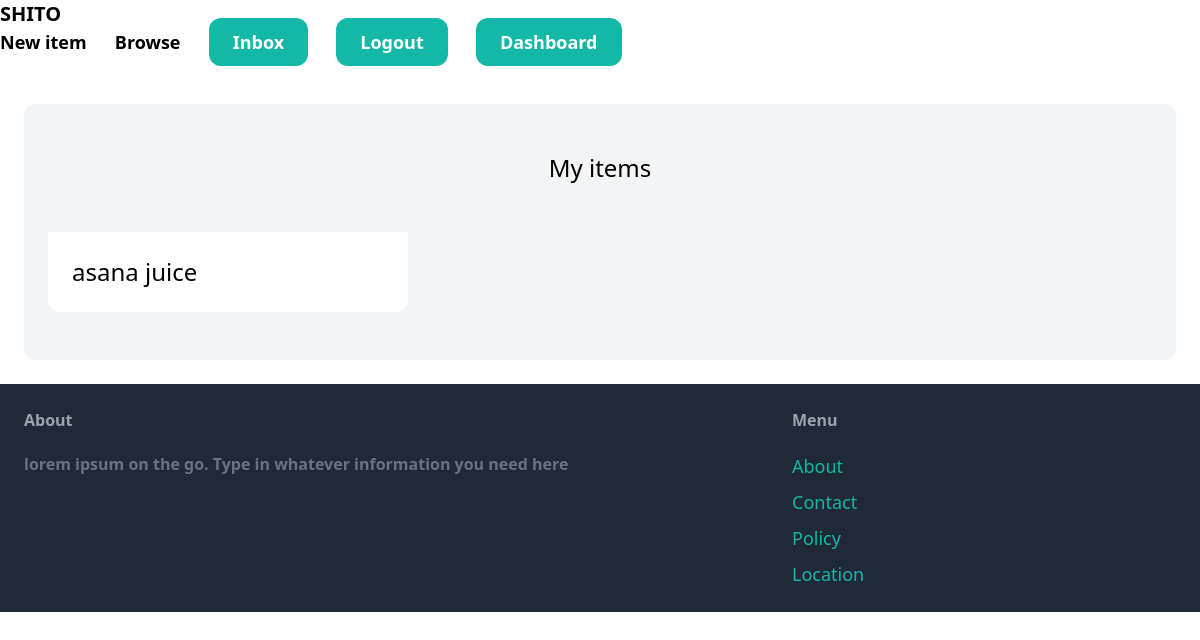
Page /dashboard/ (signed in) on the earlier database version.
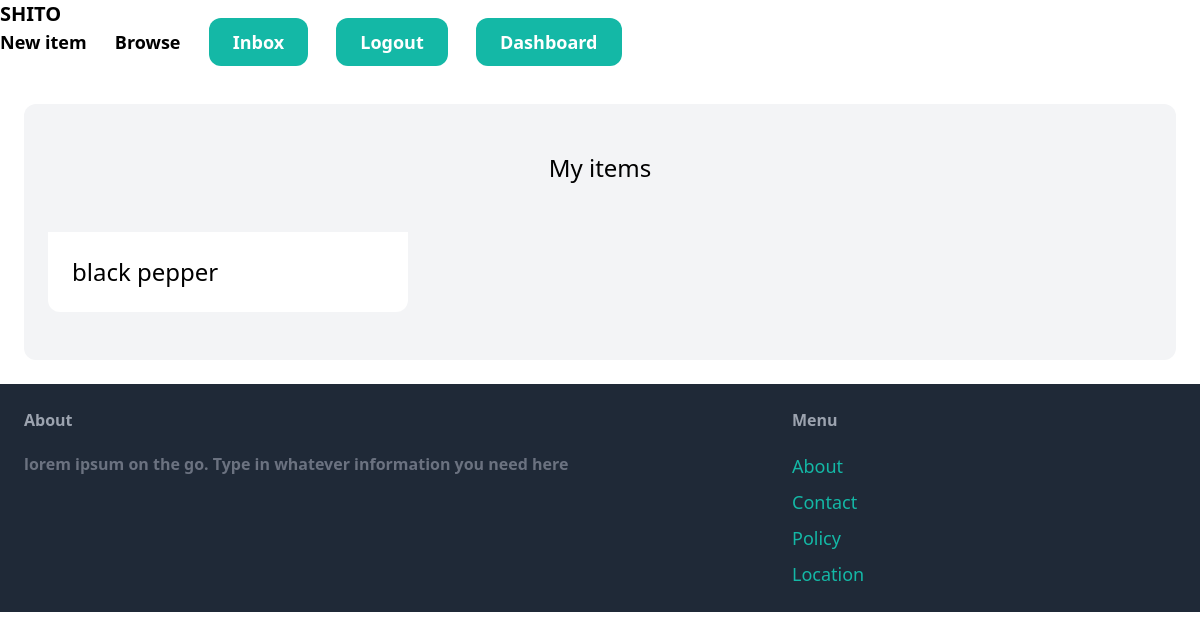
Same page on the later database version.
### item/models.py (models this page shows, shortened)
class Item(models.Model):
    category = models.ForeignKey(Category, related_name='items', on_delete=models.CASCADE)
    name = models.CharField(max_length=255)
    description = models.TextField(blank=True, null=True)
    price = models.FloatField()
    image = models.ImageField(upload_to='item_images', blank=True, null=True)
    is_sold = models.BooleanField(default=False)
    created_at = models.DateField(auto_now_add=True)
    created_by = models.ForeignKey(User, related_name='items', on_delete=models.CASCADE)

### Dashboard/views.py (the view)
# urls.py: path('', views.index, name= 'index'),
@login_required
def index(request):
    items = Item.objects.filter(created_by= request.user)
    return render(request, 'Dashboard/index.html', {
        'items': items,
    })

### Dashboard/templates/Dashboard/index.html (shortened to what this page needs)
{% extends 'Spice/base.html' %}
{% block content %}
        <div class= 'mt-6 px-6 py-12 bg-gray-100 rounded-xl'>
            <h2 class= 'mb-12 text-2xl text-center'>My items</h2>
                <div class= "grid grid-cols-3 gap-3">
                    {% for cat in items %}
                    <div>
                        <a href='#'>
                            <div class="p-6 bg-white rounded-b-xl">
                                <h2 class="text-2xl">{{cat.name}}</h2>
                            </div>
                        </a>
                    </div>
                    {% endfor %}
                </div>
        </div>
{% endblock %}

Differences in the rows shown:
no longer on this page (row edited): Item: name "asana juice"
added Item: name "black pepper"
